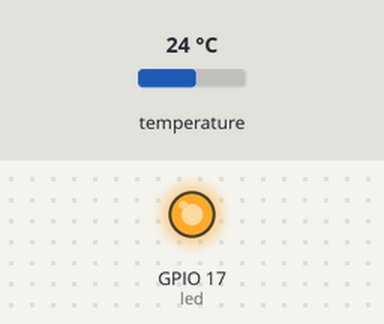
The program below on a simulated Raspberry Pi (BCM pin numbers). Parts: output pins drawn as LEDs (lit = HIGH). The test bench sets the inputs (shaded band); at power-on: temperature 24 °C. The clock reads 2024-03-15 10:24:30 at power-on unless the program sets it; files the program writes start out absent; what the program prints to the terminal is not drawn.

Above: at 0.1 s.
At 1.1 s:
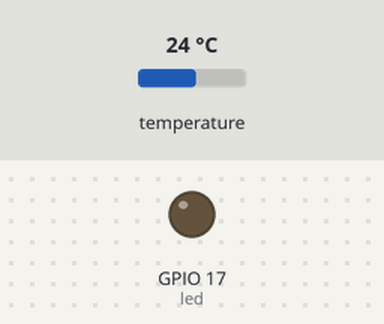
Timing chart, 0 to 2.6 s (numbered marks = the images above):
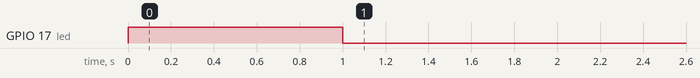

The program:

temperature_logger.py
```python
#!/usr/bin/python

import smbus
import time
import datetime
import RPi.GPIO as GPIO

bus = smbus.SMBus(1)
led = 17

address = 0x48

GPIO.setmode(GPIO.BCM)
GPIO.setup(led, GPIO.OUT)
GPIO.output(led, True)


def getTemperature():
    rvalue0 = bus.read_word_data(address, 0)
    rvalue1 = (rvalue0 & 0xff00) >> 8
    rvalue2 = rvalue0 & 0x00ff
    rvalue = (((rvalue2 * 256) + rvalue1) >> 4) * 0.0625
    return rvalue


while True:
    GPIO.output(led, True)
    now = datetime.datetime.now() - datetime.timedelta(minutes=360)
    timestamp = now.strftime("%Y/%m/%d %H:%M")
    temp = getTemperature()
    message = str(timestamp) + " -  " + str(temp * 1.8 + 32) + " F" + "\n"
    print message
    temperatureFile = open('tempLoggerStats.txt', 'a')
    temperatureFile.write("%s" % message)
    temperatureFile.close()

    time.sleep(1)
    GPIO.output(led, False)
    time.sleep(900)
```

Measured:
- by itself, GPIO 17 (led): HIGH → LOW at 1.0 s
